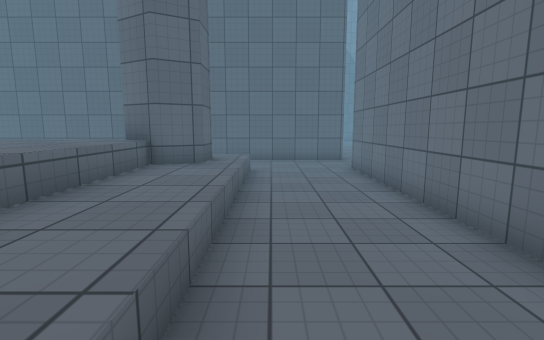
view 1 (above)

21 first-person views from a walk through a 3-D level made in the Unity game engine. The camera is 1.4 m above the floor, tilts 8° down and sees 85° across. The floor is counted in squares, 1 m on a side. Each view is taken from the middle of a square. On the plan, view 1 faces up. The plan holds only what a view shows up to about 14 squares ahead; the rest is blank. The place goes on beyond the plan. The player character is not drawn. Some surface patterns are stand-ins.

view 2
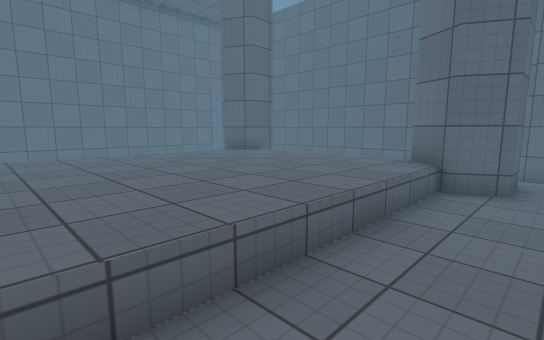

view 3
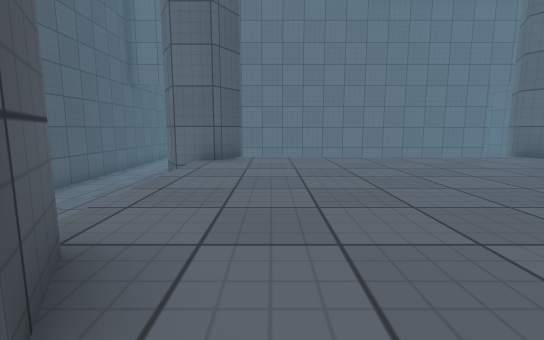

view 4
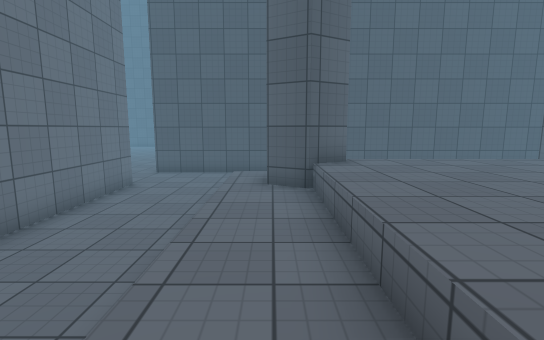

view 5
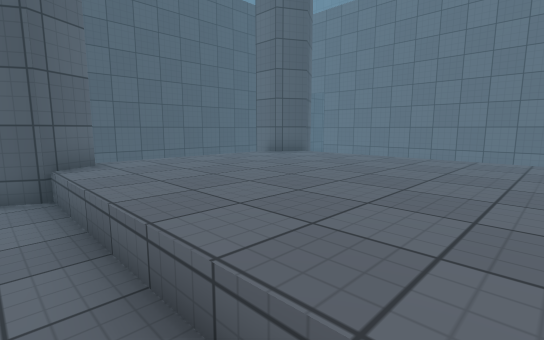

view 6
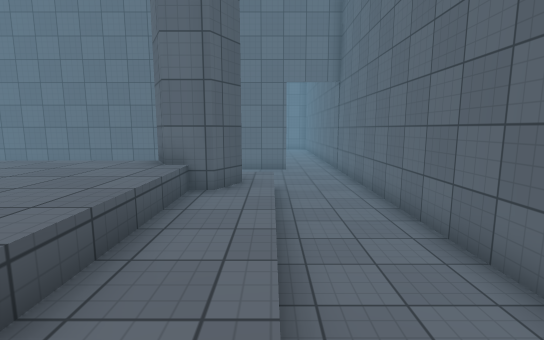

view 7
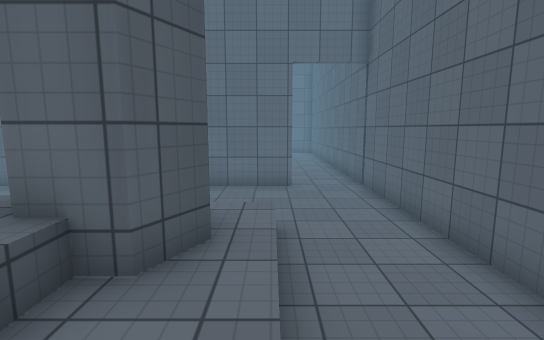

view 8
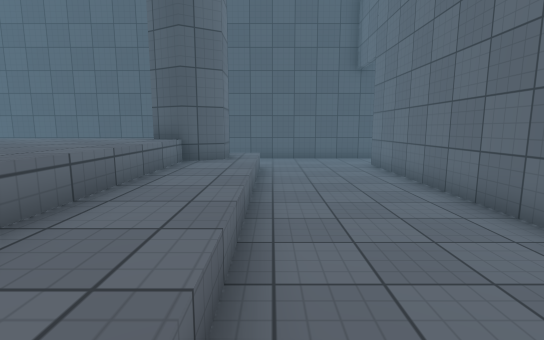

view 9
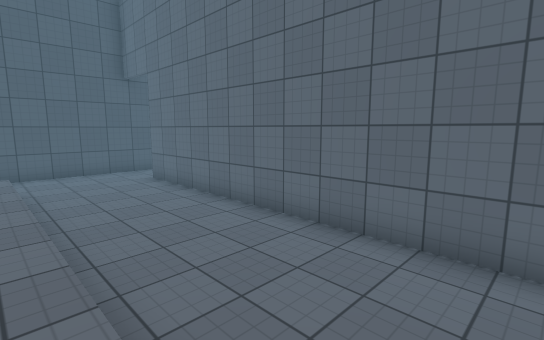

view 10
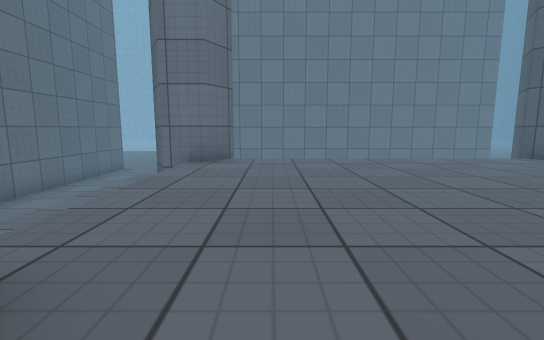

view 11
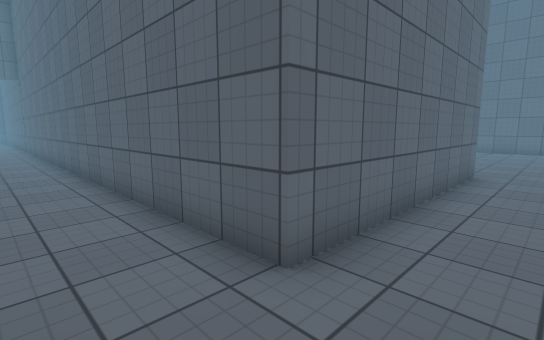

view 12
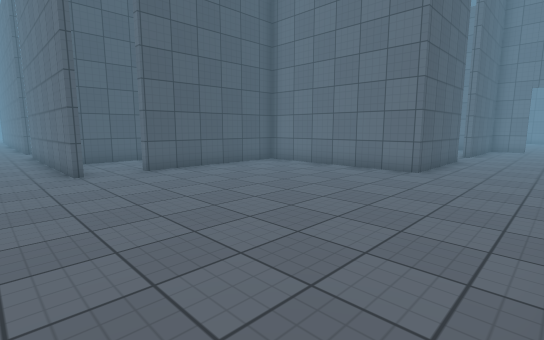

view 13
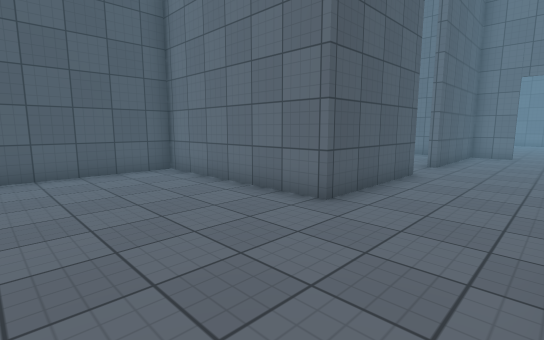

view 14
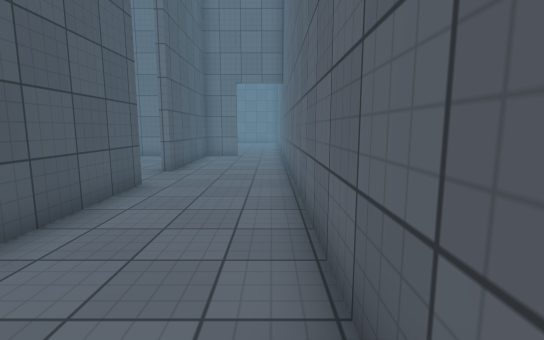

view 15
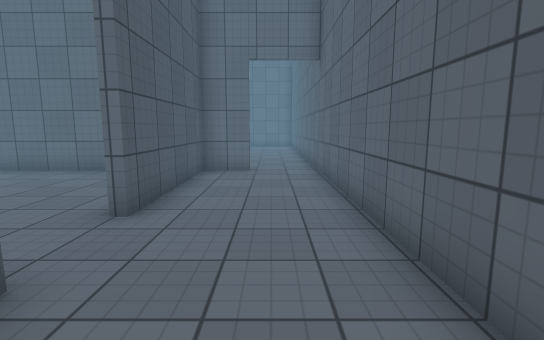

view 16
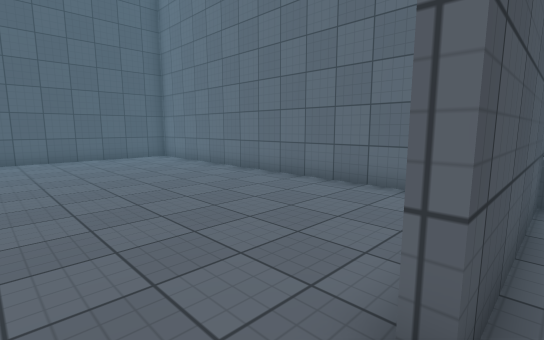

view 17
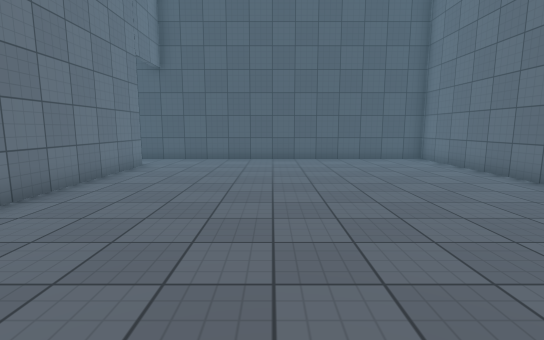

view 18
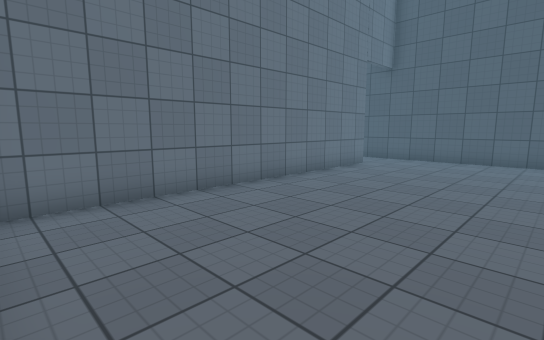

view 19
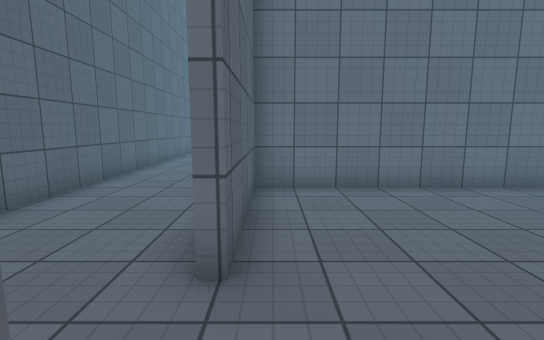

view 20
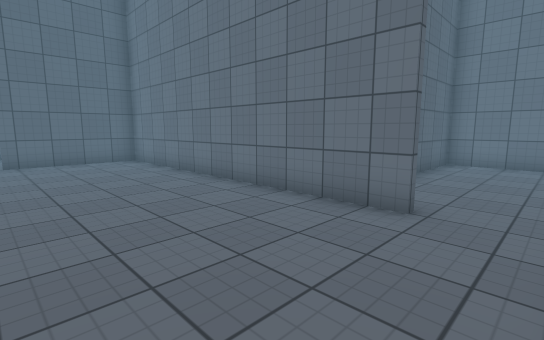

view 21
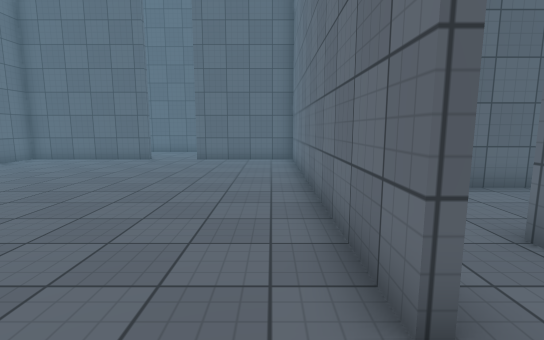

### Floor plan
Key: @ floor where view 1 was taken; # wall or solid block; x gap in a wall; . main floor; : floor 0.5 m higher than the main floor; / step, stairs or slope; ^ raised ledge.
Columns run from 21 left of view 1 to 5 right of it. Each row starts with its distance up from view 1.
 32 ########################
 31 ......................... .
 30 ..........................
 29  ...#......................
 28     ######..#####..........
 27     #...........#..........
 26     #...........#..........
 25     #...........#..........
 24     #...........#..........
 23     #...........#..........
 22     #...........#..........
 21     #...........#######.#..
 20     #...........#  .....#..
 19     #...........# ......#..
 18     #...........#... ...#..
 17     #...........#..######..
 16     #...........#.......#..
 15     #...................#..
 14     #...................#..
 13 #########################..
 12 ..........................
 11  ........................ .
 10     #....////////////...#
  9     #.. .:##::::::##:...#
  8     #..   ##^^^^^^##:...#
  7     #.. .:#^^^^^^^x::...#
  6     #....::^^^^^^^^::...#
  5     #....::^^^^^^^^::...#
  4     #....::^^^^^^^^::...#
  3     #....::^^^^^^^^::...#
  2     #....::^^^^^^^^::...#
  1     #....::^^^^^^^^::...#
  0     #....::^^^^^^^^::@..#
 -1     #....:#^^^^^^^##:...#
 -2     #....:##^^^^^^  :...#
 -3     #....:##:::     :...#
 -4     #..........     ....#
 -5     .........        ....
 -6     ........         .....
 -7    ######################.

Where each view was taken, in squares from view 1:
view 1: 0 up, 0 right, facing up
view 2: 0 up, 1 left, facing up-left
view 3: 0 up, 2 left, facing left
view 4: 6 up, 2 left, facing down
view 5: 6 up, 2 left, facing down-left
view 6: 10 up, 3 left, facing left
view 7: 10 up, 7 left, facing left
view 8: 7 up, 13 left, facing down
view 9: 7 up, 12 left, facing down-left
view 10: 6 up, 11 left, facing right
view 11: 11 up, 5 right, facing up-left
view 12: 31 up, 5 right, facing down-left
view 13: 31 up, 0 right, facing down-left
view 14: 31 up, 2 left, facing left
view 15: 30 up, 7 left, facing left
view 16: 28 up, 10 left, facing down-left
view 17: 27 up, 10 left, facing down
view 18: 27 up, 11 left, facing down-right
view 19: 27 up, 12 left, facing right
view 20: 14 up, 10 left, facing up-right
view 21: 14 up, 6 left, facing up
